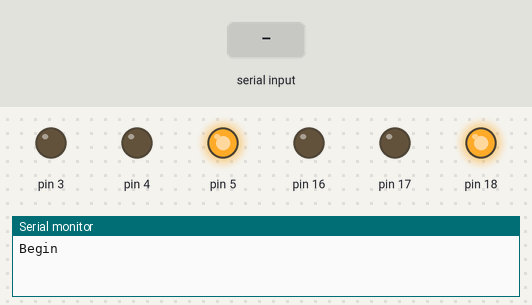
A sketch run on a simulated Arduino Uno, built with avr-gcc and run on an emulated ATmega328P. On the bench: output pins drawn as LEDs (lit = HIGH), the last lines printed to the serial monitor. Inputs (shaded band) come from the test bench.

Above: at 1.2 s.
1.3 s: "90,45\n" received over Serial
At 2.9 s:
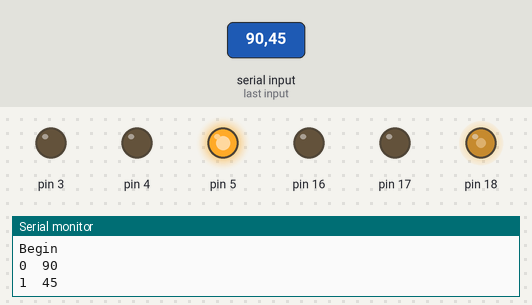
4.3 s: "30,150\n" received over Serial
At 5.2 s:
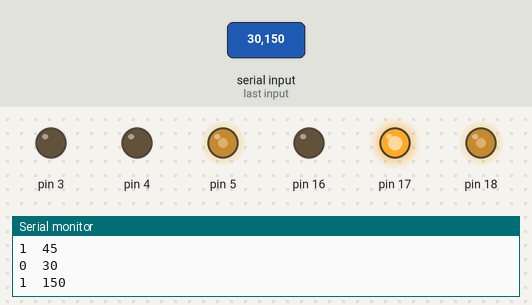
7.3 s: "5\n" received over Serial
At 9.0 s:
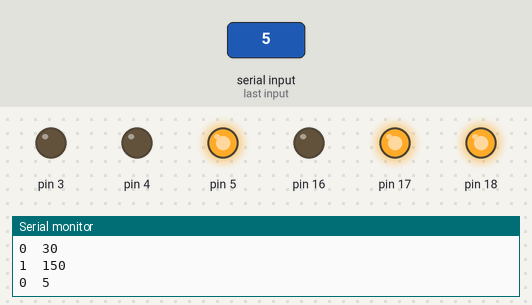
9.3 s: "90\n" received over Serial
At 10.9 s:
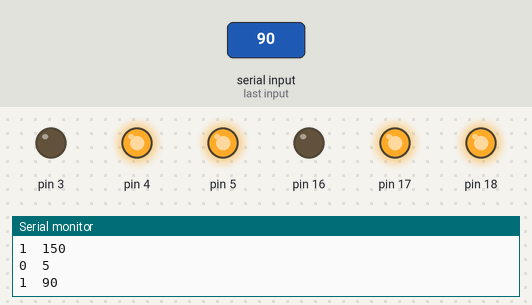
12.0 s: "200\n" received over Serial
At 13.3 s:
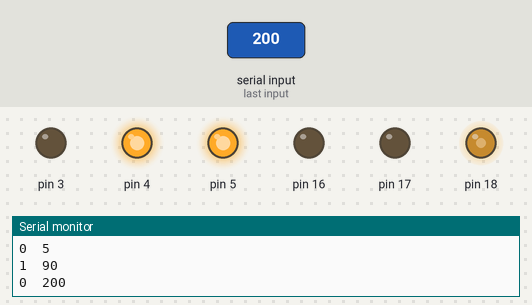
13.6 s: "90,45\n" received over Serial
At 14.2 s:
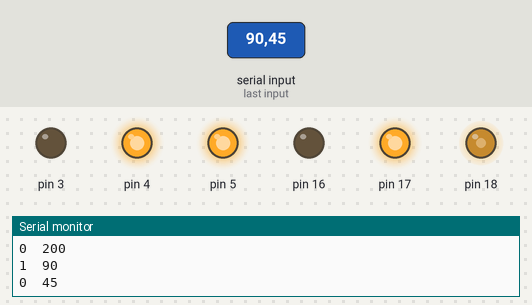
Timing chart, 0 to 16.6 s (numbered marks = the images above; inputs shaded):
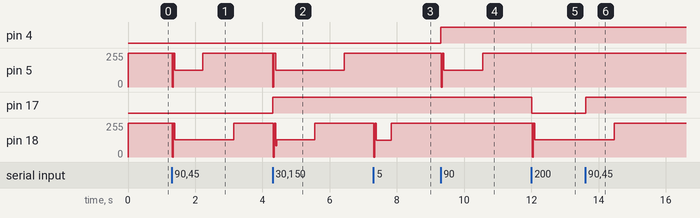

Measured:
- after the input at 1.3 s, pin 5: 255/255 → 127/255 at once, → 255/255 0.92 s later; pin 18: 255/255 → 128/255 at once, → 255/255 1.8 s later
- after the input at 4.3 s, pin 5: 255/255 → 127/255 at once, → 255/255 2.1 s later; pin 17: LOW → HIGH at once; pin 18: 255/255 → 128/255 at once, → 255/255 1.2 s later
- after the input at 7.3 s, pin 18: 255/255 → 127/255 at once, → 255/255 0.52 s later
- after the input at 9.3 s, pin 4: LOW → HIGH at once; pin 5: 255/255 → 127/255 at once, → 255/255 1.2 s later
- after the input at 12.0 s, pin 17: HIGH → LOW at once; pin 18: 255/255 → 128/255 at once
- after the input at 13.6 s, pin 17: LOW → HIGH at once; pin 18: 128/255 → 255/255 after 0.86 s instead of 2.3 s

The sketch:

clearpath_timers.ino
```cpp
#include <TimerThree.h>
#include <stdint.h>

#include "Clearpath.h"

Clearpath* motors[] = {
  new Clearpath(17, 16, 18),
  new Clearpath(4, 3, 5)
};

void setup() {
  Serial.begin(19200);
  Serial.println("Begin");

  Timer3.initialize(10000);
  Timer3.attachInterrupt(pulse);
}

uint8_t index = 0;
void loop() {
  int32_t val = Serial.parseInt();
  if (val != 0 && val != 9252) { // these values keep popping up
    Serial.print(index);
    Serial.print("\t");
    Serial.println(val);

    motors[index++]->setpoint = val;
    index %= sizeof(motors) / sizeof(motors[0]);
  }
}
void pulse() {
  for (uint8_t i = 0; i < sizeof(motors) / sizeof(motors[0]) ; i++) {
    motors[i]->update();
  }
}
```

Clearpath.cpp
```cpp
#include "Clearpath.h"
#include "Arduino.h"

Clearpath::Clearpath(uint8_t a, uint8_t b, uint8_t enable)
  : _pin_a(a), _pin_b(b), _pin_enable(enable)
{

  pinMode(a, OUTPUT);
  pinMode(b, OUTPUT);
  pinMode(enable, OUTPUT);

  _position = 0;
  setpoint = 0;

  _current_a = 0;
  _current_b = 0;
  _current_enable = 0;
  digitalWrite(a, _current_a);
  digitalWrite(b, _current_b);
  digitalWrite(enable, !_current_enable);
}


void Clearpath::update() {

  //offset = setpoint - position;
  if (setpoint == _position) {
    _current_enable = 1;
    digitalWrite(_pin_enable, HIGH);
    return;
  }
  int64_t error = setpoint - _position;

  // A should be pulled low to move in the position direction
  // or high to move in the negative
  if ((_current_a && error > 0)
      || (!_current_a && error < 0)) {
    _current_a = !_current_a;
    digitalWrite(_pin_a, _current_a);

    _current_enable = 1;
    digitalWrite(_pin_enable, _current_enable);

    // don't increment immediately if we're changing direction
    return;
  }

  // shift our position one step towards 0, but only if we're
  // about to pull the enable line down low
  _position += _signum(error) * _current_enable;

  _current_enable = !_current_enable;
  digitalWrite(_pin_enable, _current_enable);
}

int8_t Clearpath::_signum(int64_t n) {
  if (n < 0) return -1;
  if (n > 0) return 1;
  return 0;
}
```

Clearpath.h
```cpp
// helper class for running the clearpath
// motors in incremental distance mode

#ifndef CLEARPATH_H
#define CLEARPATH_H

#import <Arduino.h>
#include <stdint.h>

class Clearpath
{
  private:
    const uint8_t _pin_a;
    const uint8_t _pin_b;
    const uint8_t _pin_enable;
    bool _current_a;
    bool _current_b;
    bool _current_enable;
    int64_t _position;
    static int8_t _signum(int64_t n);
  public:
    Clearpath(uint8_t a, uint8_t b, uint8_t enable);
    int64_t setpoint;
    void update();
    void test(bool x);
};

#endif
```
